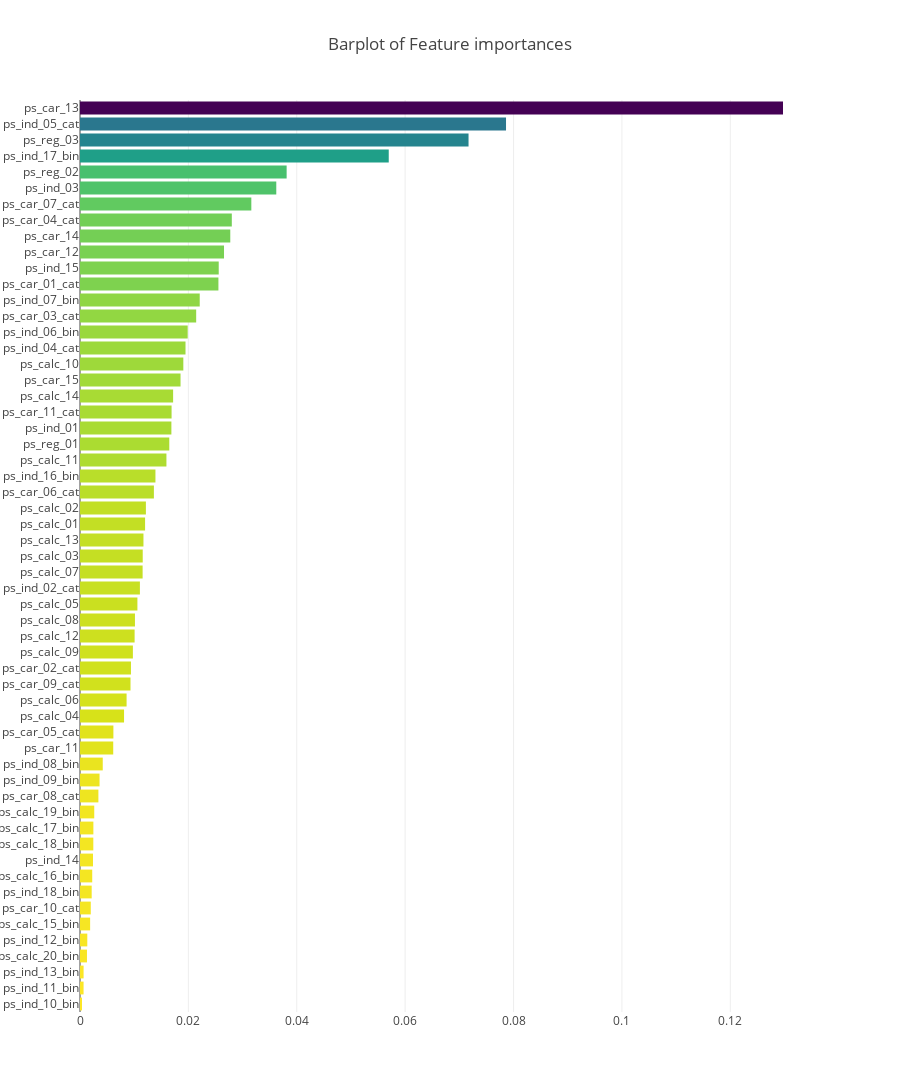

Here is the notebook cell this chart was saved with:
### Code cell
x, y = (list(x) for x in zip(*sorted(zip(rf.feature_importances_, features), 
                                                            reverse = False)))
trace2 = go.Bar(
    x=x ,
    y=y,
    marker=dict(
        color=x,
        colorscale = 'Viridis',
        reversescale = True
    ),
    name='Random Forest Feature importance',
    orientation='h',
)

layout = dict(
    title='Barplot of Feature importances',
     width = 900, height = 2000,
    yaxis=dict(
        showgrid=False,
        showline=False,
        showticklabels=True,
#         domain=[0, 0.85],
    ))

fig1 = go.Figure(data=[trace2])
fig1['layout'].update(layout)
py.iplot(fig1, filename='plots')

### Figure 1 — Plotly figure (JSON) as saved in the notebook; plotly's stock layout.template omitted (floating-point values rounded to 4 significant figures)
{"data": [{"marker": {"color": [0.0003743, 0.0006586, 0.0006631, 0.001287, 0.001347, 0.00187, 0.00199, 0.002158, 0.002257, 0.002396, 0.002456, 0.00247, 0.00263, 0.003394, 0.003608, 0.004199, 0.006131, 0.006161, 0.008129, 0.008598, 0.009318, 0.009404, 0.00976, 0.01008, 0.01014, 0.01059, 0.01105, 0.01156, 0.01158, 0.01171, 0.01201, 0.01216, 0.01364, 0.01392, 0.01595, 0.01648, 0.01686, 0.0169, 0.01718, 0.01855, 0.01907, 0.01947, 0.01987, 0.02144, 0.02209, 0.02554, 0.0256, 0.02658, 0.02773, 0.02801, 0.03162, 0.03622, 0.03813, 0.05697, 0.0717, 0.07861, 0.1297], "colorscale": "Viridis", "reversescale": true}, "name": "Random Forest Feature importance", "orientation": "h", "type": "bar", "x": [0.0003743, 0.0006586, 0.0006631, 0.001287, 0.001347, 0.00187, 0.00199, 0.002158, 0.002257, 0.002396, 0.002456, 0.00247, 0.00263, 0.003394, 0.003608, 0.004199, 0.006131, 0.006161, 0.008129, 0.008598, 0.009318, 0.009404, 0.00976, 0.01008, 0.01014, 0.01059, 0.01105, 0.01156, 0.01158, 0.01171, 0.01201, 0.01216, 0.01364, 0.01392, 0.01595, 0.01648, 0.01686, 0.0169, 0.01718, 0.01855, 0.01907, 0.01947, 0.01987, 0.02144, 0.02209, 0.02554, 0.0256, 0.02658, 0.02773, 0.02801, 0.03162, 0.03622, 0.03813, 0.05697, 0.0717, 0.07861, 0.1297], "y": ["ps_ind_10_bin", "ps_ind_11_bin", "ps_ind_13_bin", "ps_calc_20_bin", "ps_ind_12_bin", "ps_calc_15_bin", "ps_car_10_cat", "ps_ind_18_bin", "ps_calc_16_bin", "ps_ind_14", "ps_calc_18_bin", "ps_calc_17_bin", "ps_calc_19_bin", "ps_car_08_cat", "ps_ind_09_bin", "ps_ind_08_bin", "ps_car_11", "ps_car_05_cat", "ps_calc_04", "ps_calc_06", "ps_car_09_cat", "ps_car_02_cat", "ps_calc_09", "ps_calc_12", "ps_calc_08", "ps_calc_05", "ps_ind_02_cat", "ps_calc_07", "ps_calc_03", "ps_calc_13", "ps_calc_01", "ps_calc_02", "ps_car_06_cat", "ps_ind_16_bin", "ps_calc_11", "ps_reg_01", "ps_ind_01", "ps_car_11_cat", "ps_calc_14", "ps_car_15", "ps_calc_10", "ps_ind_04_cat", "ps_ind_06_bin", "ps_car_03_cat", "ps_ind_07_bin", "ps_car_01_cat", "ps_ind_15", "ps_car_12", "ps_car_14", "ps_car_04_cat", "ps_car_07_cat", "ps_ind_03", "ps_reg_02", "ps_ind_17_bin", "ps_reg_03", "ps_ind_05_cat", "ps_car_13"]}], "layout": {"height": 2000, "title": "Barplot of Feature importances", "width": 900, "yaxis": {"showgrid": false, "showline": false, "showticklabels": true}}}
